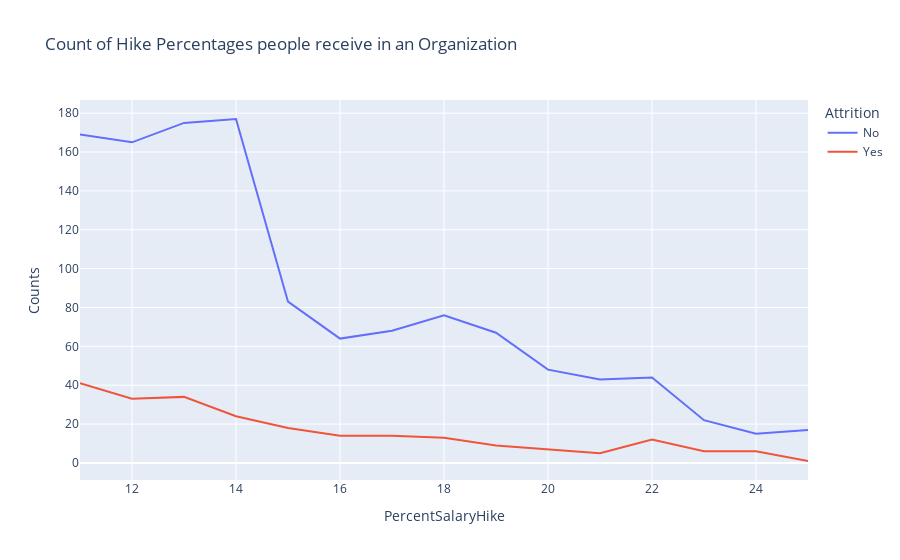

Notebook code cell kept with this figure:
### Code cell
hike_att=data.groupby(['PercentSalaryHike','Attrition']).apply(lambda x:x['DailyRate'].count()).reset_index(name='Counts')
px.line(hike_att,x='PercentSalaryHike',y='Counts',color='Attrition',title='Count of Hike Percentages people receive in an Organization')

### Figure 1 — Plotly figure (JSON) as saved in the notebook; plotly's stock layout.template omitted (floating-point values rounded to 4 significant figures)
{"data": [{"hovertemplate": "Attrition=No<br>PercentSalaryHike=%{x}<br>Counts=%{y}<extra></extra>", "legendgroup": "No", "line": {"color": "#636efa", "dash": "solid"}, "marker": {"symbol": "circle"}, "mode": "lines", "name": "No", "orientation": "v", "showlegend": true, "type": "scatter", "x": [11, 12, 13, 14, 15, 16, 17, 18, 19, 20, 21, 22, 23, 24, 25], "xaxis": "x", "y": [169, 165, 175, 177, 83, 64, 68, 76, 67, 48, 43, 44, 22, 15, 17], "yaxis": "y"}, {"hovertemplate": "Attrition=Yes<br>PercentSalaryHike=%{x}<br>Counts=%{y}<extra></extra>", "legendgroup": "Yes", "line": {"color": "#EF553B", "dash": "solid"}, "marker": {"symbol": "circle"}, "mode": "lines", "name": "Yes", "orientation": "v", "showlegend": true, "type": "scatter", "x": [11, 12, 13, 14, 15, 16, 17, 18, 19, 20, 21, 22, 23, 24, 25], "xaxis": "x", "y": [41, 33, 34, 24, 18, 14, 14, 13, 9, 7, 5, 12, 6, 6, 1], "yaxis": "y"}], "layout": {"legend": {"title": {"text": "Attrition"}, "tracegroupgap": 0}, "title": {"text": "Count of Hike Percentages people receive in an Organization"}, "xaxis": {"anchor": "y", "domain": [0, 1], "title": {"text": "PercentSalaryHike"}}, "yaxis": {"anchor": "x", "domain": [0, 1], "title": {"text": "Counts"}}}}
